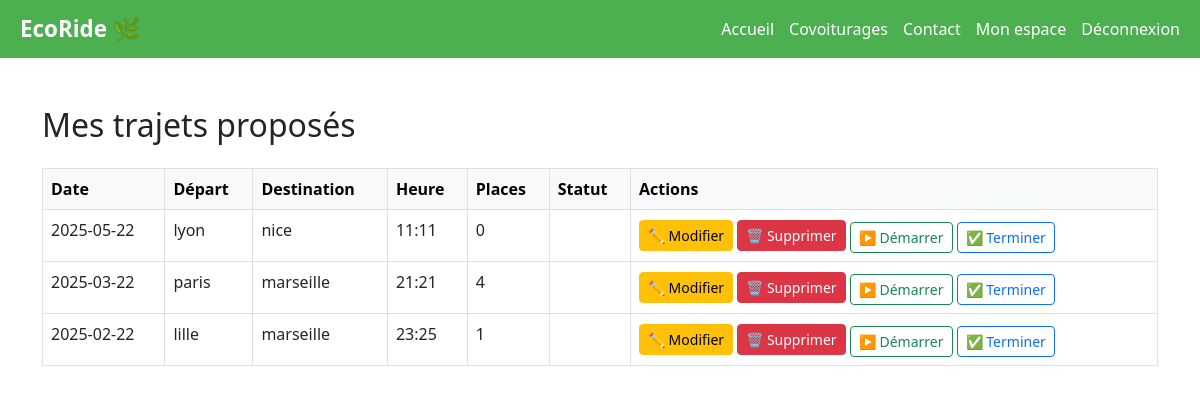
Screenshot of /pages/trajets_conducteur.php (signed in) with the database file from the repository.
### tables this page shows
CREATE TABLE `trajets_proposes` (
  `id_trajet` int(10) UNSIGNED NOT NULL,
  `courriel_conducteur` varchar(40) NOT NULL,
  `date_trajet` date NOT NULL,
  `depart` varchar(40) NOT NULL,
  `destination` varchar(40) NOT NULL,
  `prix` decimal(6,2) DEFAULT NULL,
  `description` text DEFAULT NULL,
  `created_at` timestamp NOT NULL DEFAULT current_timestamp(),
  `updated_at` timestamp NOT NULL DEFAULT current_timestamp() ON UPDATE current_timestamp(),
  `places_disponibles` int(10) UNSIGNED NOT NULL,
  `places_totales` int(11) NOT NULL DEFAULT 0,
  `heure_depart` time NOT NULL,
  `heure_arrivee` time DEFAULT NULL,
  `vehicule` int(11) DEFAULT NULL,
  `duree` int(11) DEFAULT NULL,
  `statut` enum('en_attente','en_cours','terminé') DEFAULT 'en_attente'
);

### pages/trajets_conducteur.php (the view, shortened to what this page needs)
<?php
require '../includes/db_connection.php';
$courriel = $_SESSION['courriel'];
$stmt = $pdo->prepare("
    SELECT tp.id_trajet, tp.date_trajet, tp.depart, tp.destination, tp.heure_depart,
           tp.places_disponibles, tp.vehicule, tp.statut
    FROM trajets_proposes tp
    WHERE tp.courriel_conducteur = ?
    ORDER BY tp.date_trajet DESC
");
$stmt->execute([$courriel]);
$trajets = $stmt->fetchAll();
?>
<!DOCTYPE html>
<html lang="fr">
<head>
  <link href="https://cdn.jsdelivr.net/npm/bootstrap@5.3.0/dist/css/bootstrap.min.css" rel="stylesheet">
</head>
<body>
<?php include '../includes/nav.php'; ?>
<div class="container mt-5">
  <h2 class="mb-4"> Mes trajets proposés</h2>
  <?php if (empty($trajets)): ?>
    <div class="alert alert-info">Aucun trajet proposé pour le moment.</div>
    <a href="proposer_trajet.php" class="btn btn-success"> Ajouter un trajet</a>
  <?php else: ?>
    <table class="table table-bordered mt-3">
      <thead class="table-light">
        <tr>
          <th>Date</th>
          <th>Départ</th>
          <th>Destination</th>
          <th>Heure</th>
          <th>Places</th>
          <th>Statut</th>
          <th>Actions</th>
        </tr>
      </thead>
      <tbody>
        <?php foreach ($trajets as $trajet): ?>
          <tr>
            <td><?= htmlspecialchars($trajet['date_trajet']) ?></td>
            <td><?= htmlspecialchars($trajet['depart']) ?></td>
            <td><?= htmlspecialchars($trajet['destination']) ?></td>
            <td><?= htmlspecialchars(substr($trajet['heure_depart'], 0, 5)) ?></td>
            <td><?= htmlspecialchars($trajet['places_disponibles']) ?></td>
            <td>
            </td>
            <td>
              <a href="modifier_trajet.php?id=<?= $trajet['id_trajet'] ?>" class="btn btn-sm btn-warning">✏️ Modifier</a>
              <a href="annuler_trajet.php?id=<?= $trajet['id_trajet'] ?>" class="btn btn-sm btn-danger" onclick="return confirm('Supprimer ce trajet ?')">🗑️ Supprimer</a>
              <a href="../actions/demarrer_trajet.php?id=<?= $trajet['id_trajet'] ?>" class="btn btn-sm btn-outline-success mt-1">▶️ Démarrer</a>
              <a href="../actions/terminer_trajet.php?id=<?= $trajet['id_trajet'] ?>" class="btn btn-sm btn-outline-primary mt-1">✅ Terminer</a>
            </td>
          </tr>
        <?php endforeach; ?>
      </tbody>
    </table>
  <?php endif; ?>
</div>
</body>
</html>

### rows the page displays
trajets_proposes: date_trajet "2025-05-22", depart "lyon", destination "nice", heure_depart "11:11", places_disponibles "0"
trajets_proposes: date_trajet "2025-03-22", depart "paris", destination "marseille", heure_depart "21:21", places_disponibles "4"
trajets_proposes: date_trajet "2025-02-22", depart "lille", destination "marseille", heure_depart "23:25", places_disponibles "1"
